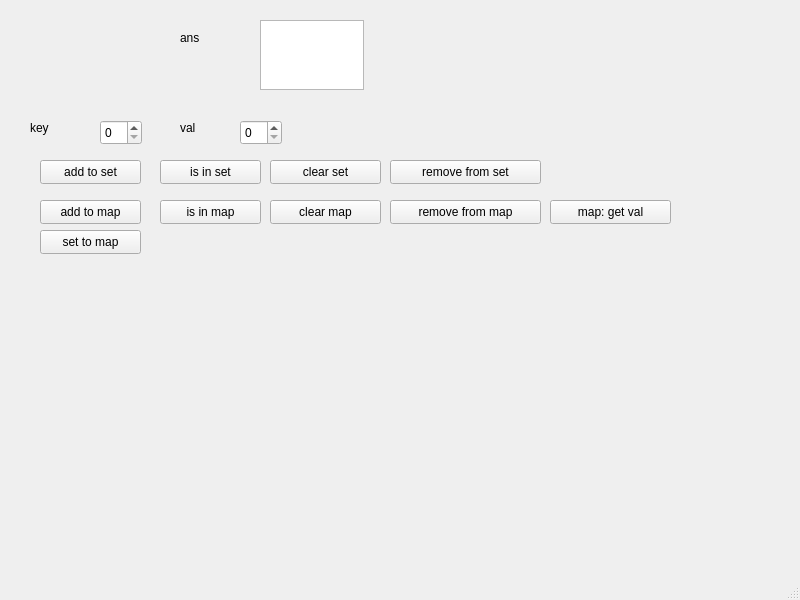
<?xml version="1.0" encoding="UTF-8"?>
<ui version="4.0">
 <class>MainWindow</class>
 <widget class="QMainWindow" name="MainWindow">
  <property name="geometry">
   <rect>
    <x>0</x>
    <y>0</y>
    <width>800</width>
    <height>600</height>
   </rect>
  </property>
  <property name="windowTitle">
   <string>MainWindow</string>
  </property>
  <widget class="QWidget" name="centralwidget">
   <widget class="QTextEdit" name="textEdit">
    <property name="geometry">
     <rect>
      <x>260</x>
      <y>20</y>
      <width>104</width>
      <height>70</height>
     </rect>
    </property>
    <property name="readOnly">
     <bool>true</bool>
    </property>
   </widget>
   <widget class="QLabel" name="label">
    <property name="geometry">
     <rect>
      <x>180</x>
      <y>30</y>
      <width>49</width>
      <height>16</height>
     </rect>
    </property>
    <property name="text">
     <string>ans</string>
    </property>
   </widget>
   <widget class="QSpinBox" name="spinBox">
    <property name="geometry">
     <rect>
      <x>100</x>
      <y>120</y>
      <width>42</width>
      <height>25</height>
     </rect>
    </property>
   </widget>
   <widget class="QSpinBox" name="spinBox_val">
    <property name="geometry">
     <rect>
      <x>240</x>
      <y>120</y>
      <width>42</width>
      <height>25</height>
     </rect>
    </property>
   </widget>
   <widget class="QLabel" name="label_2">
    <property name="geometry">
     <rect>
      <x>30</x>
      <y>120</y>
      <width>49</width>
      <height>16</height>
     </rect>
    </property>
    <property name="text">
     <string>key</string>
    </property>
   </widget>
   <widget class="QLabel" name="label_3">
    <property name="geometry">
     <rect>
      <x>180</x>
      <y>120</y>
      <width>49</width>
      <height>16</height>
     </rect>
    </property>
    <property name="text">
     <string>val</string>
    </property>
   </widget>
   <widget class="QPushButton" name="pushButton_s_add">
    <property name="geometry">
     <rect>
      <x>40</x>
      <y>160</y>
      <width>101</width>
      <height>24</height>
     </rect>
    </property>
    <property name="text">
     <string>add to set</string>
    </property>
   </widget>
   <widget class="QPushButton" name="pushButton_s_check">
    <property name="geometry">
     <rect>
      <x>160</x>
      <y>160</y>
      <width>101</width>
      <height>24</height>
     </rect>
    </property>
    <property name="text">
     <string>is in set</string>
    </property>
   </widget>
   <widget class="QPushButton" name="pushButton_m_add">
    <property name="geometry">
     <rect>
      <x>40</x>
      <y>200</y>
      <width>101</width>
      <height>24</height>
     </rect>
    </property>
    <property name="text">
     <string>add to map</string>
    </property>
   </widget>
   <widget class="QPushButton" name="pushButton_m_check">
    <property name="geometry">
     <rect>
      <x>160</x>
      <y>200</y>
      <width>101</width>
      <height>24</height>
     </rect>
    </property>
    <property name="text">
     <string>is in map</string>
    </property>
   </widget>
   <widget class="QPushButton" name="pushButton_m_get">
    <property name="geometry">
     <rect>
      <x>550</x>
      <y>200</y>
      <width>121</width>
      <height>24</height>
     </rect>
    </property>
    <property name="text">
     <string>map: get val</string>
    </property>
   </widget>
   <widget class="QPushButton" name="pushButton_s_clear">
    <property name="geometry">
     <rect>
      <x>270</x>
      <y>160</y>
      <width>111</width>
      <height>24</height>
     </rect>
    </property>
    <property name="text">
     <string>clear set</string>
    </property>
   </widget>
   <widget class="QPushButton" name="pushButton_s_remove">
    <property name="geometry">
     <rect>
      <x>390</x>
      <y>160</y>
      <width>151</width>
      <height>24</height>
     </rect>
    </property>
    <property name="text">
     <string>remove from set</string>
    </property>
   </widget>
   <widget class="QPushButton" name="pushButton_m_remove">
    <property name="geometry">
     <rect>
      <x>390</x>
      <y>200</y>
      <width>151</width>
      <height>24</height>
     </rect>
    </property>
    <property name="text">
     <string>remove from map</string>
    </property>
   </widget>
   <widget class="QPushButton" name="pushButton_m_clear">
    <property name="geometry">
     <rect>
      <x>270</x>
      <y>200</y>
      <width>111</width>
      <height>24</height>
     </rect>
    </property>
    <property name="text">
     <string>clear map</string>
    </property>
   </widget>
   <widget class="QPushButton" name="pushButton_m_set">
    <property name="geometry">
     <rect>
      <x>40</x>
      <y>230</y>
      <width>101</width>
      <height>24</height>
     </rect>
    </property>
    <property name="text">
     <string>set to map</string>
    </property>
   </widget>
  </widget>
  <widget class="QMenuBar" name="menubar">
   <property name="geometry">
    <rect>
     <x>0</x>
     <y>0</y>
     <width>800</width>
     <height>21</height>
    </rect>
   </property>
  </widget>
  <widget class="QStatusBar" name="statusbar"/>
 </widget>
 <resources/>
 <connections/>
</ui>
